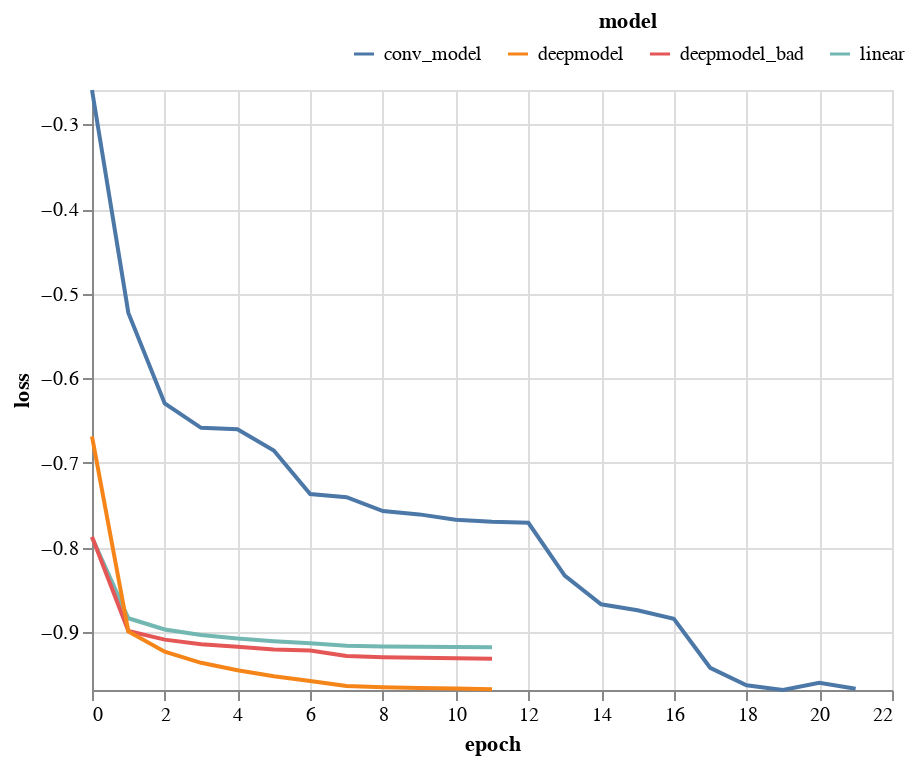

The notebook cell saved with this chart:
### Markdown cell above
## Compare

### Code cell
show_loss_curve()

### Figure 1 — Vega-Lite specification as saved in the notebook (floating-point values rounded to 4 significant figures)
{"config": {"view": {"continuousWidth": 400, "continuousHeight": 300}}, "data": {"name": "data-036d2ead44ce7a976432b9e95da4eb92"}, "mark": "line", "encoding": {"color": {"field": "model", "legend": {"direction": "horizontal", "legendX": 130, "legendY": -40, "orient": "none", "titleAnchor": "middle"}, "type": "nominal"}, "x": {"field": "epoch", "type": "quantitative"}, "y": {"field": "loss", "scale": {"domain": [-0.9684, -0.2593]}, "type": "quantitative"}}, "$schema": "https://vega.github.io/schema/vega-lite/v4.17.0.json", "datasets": {"data-036d2ead44ce7a976432b9e95da4eb92": [{"model": "linear", "metric": "loss", "loss": -0.7881, "epoch": 0}, {"model": "linear", "metric": "loss", "loss": -0.8836, "epoch": 1}, {"model": "linear", "metric": "loss", "loss": -0.8968, "epoch": 2}, {"model": "linear", "metric": "loss", "loss": -0.9034, "epoch": 3}, {"model": "linear", "metric": "loss", "loss": -0.9076, "epoch": 4}, {"model": "linear", "metric": "loss", "loss": -0.9107, "epoch": 5}, {"model": "linear", "metric": "loss", "loss": -0.9132, "epoch": 6}, {"model": "linear", "metric": "loss", "loss": -0.916, "epoch": 7}, {"model": "linear", "metric": "loss", "loss": -0.9168, "epoch": 8}, {"model": "linear", "metric": "loss", "loss": -0.9172, "epoch": 9}, {"model": "linear", "metric": "loss", "loss": -0.9175, "epoch": 10}, {"model": "linear", "metric": "loss", "loss": -0.9177, "epoch": 11}, {"model": "deepmodel_bad", "metric": "loss", "loss": -0.7873, "epoch": 0}, {"model": "deepmodel_bad", "metric": "loss", "loss": -0.8987, "epoch": 1}, {"model": "deepmodel_bad", "metric": "loss", "loss": -0.9089, "epoch": 2}, {"model": "deepmodel_bad", "metric": "loss", "loss": -0.9143, "epoch": 3}, {"model": "deepmodel_bad", "metric": "loss", "loss": -0.9174, "epoch": 4}, {"model": "deepmodel_bad", "metric": "loss", "loss": -0.9204, "epoch": 5}, {"model": "deepmodel_bad", "metric": "loss", "loss": -0.9217, "epoch": 6}, {"model": "deepmodel_bad", "metric": "loss", "loss": -0.9282, "epoch": 7}, {"model": "deepmodel_bad", "metric": "loss", "loss": -0.9297, "epoch": 8}, {"model": "deepmodel_bad", "metric": "loss", "loss": -0.9304, "epoch": 9}, {"model": "deepmodel_bad", "metric": "loss", "loss": -0.9309, "epoch": 10}, {"model": "deepmodel_bad", "metric": "loss", "loss": -0.9314, "epoch": 11}, {"model": "deepmodel", "metric": "loss", "loss": -0.6687, "epoch": 0}, {"model": "deepmodel", "metric": "loss", "loss": -0.8993, "epoch": 1}, {"model": "deepmodel", "metric": "loss", "loss": -0.923, "epoch": 2}, {"model": "deepmodel", "metric": "loss", "loss": -0.9362, "epoch": 3}, {"model": "deepmodel", "metric": "loss", "loss": -0.9451, "epoch": 4}, {"model": "deepmodel", "metric": "loss", "loss": -0.952, "epoch": 5}, {"model": "deepmodel", "metric": "loss", "loss": -0.9577, "epoch": 6}, {"model": "deepmodel", "metric": "loss", "loss": -0.9636, "epoch": 7}, {"model": "deepmodel", "metric": "loss", "loss": -0.965, "epoch": 8}, {"model": "deepmodel", "metric": "loss", "loss": -0.9659, "epoch": 9}, {"model": "deepmodel", "metric": "loss", "loss": -0.9667, "epoch": 10}, {"model": "deepmodel", "metric": "loss", "loss": -0.9674, "epoch": 11}, {"model": "conv_model", "metric": "loss", "loss": -0.2593, "epoch": 0}, {"model": "conv_model", "metric": "loss", "loss": -0.5227, "epoch": 1}, {"model": "conv_model", "metric": "loss", "loss": -0.6298, "epoch": 2}, {"model": "conv_model", "metric": "loss", "loss": -0.6585, "epoch": 3}, {"model": "conv_model", "metric": "loss", "loss": -0.6602, "epoch": 4}, {"model": "conv_model", "metric": "loss", "loss": -0.6854, "epoch": 5}, {"model": "conv_model", "metric": "loss", "loss": -0.7368, "epoch": 6}, {"model": "conv_model", "metric": "loss", "loss": -0.7406, "epoch": 7}, {"model": "conv_model", "metric": "loss", "loss": -0.757, "epoch": 8}, {"model": "conv_model", "metric": "loss", "loss": -0.7609, "epoch": 9}, {"model": "conv_model", "metric": "loss", "loss": -0.7673, "epoch": 10}, {"model": "conv_model", "metric": "loss", "loss": -0.7695, "epoch": 11}, {"model": "conv_model", "metric": "loss", "loss": -0.7708, "epoch": 12}, {"model": "conv_model", "metric": "loss", "loss": -0.8332, "epoch": 13}, {"model": "conv_model", "metric": "loss", "loss": -0.8671, "epoch": 14}, {"model": "conv_model", "metric": "loss", "loss": -0.8741, "epoch": 15}, {"model": "conv_model", "metric": "loss", "loss": -0.8842, "epoch": 16}, {"model": "conv_model", "metric": "loss", "loss": -0.9421, "epoch": 17}, {"model": "conv_model", "metric": "loss", "loss": -0.9628, "epoch": 18}, {"model": "conv_model", "metric": "loss", "loss": -0.9684, "epoch": 19}, {"model": "conv_model", "metric": "loss", "loss": -0.96, "epoch": 20}, {"model": "conv_model", "metric": "loss", "loss": -0.967, "epoch": 21}]}}
